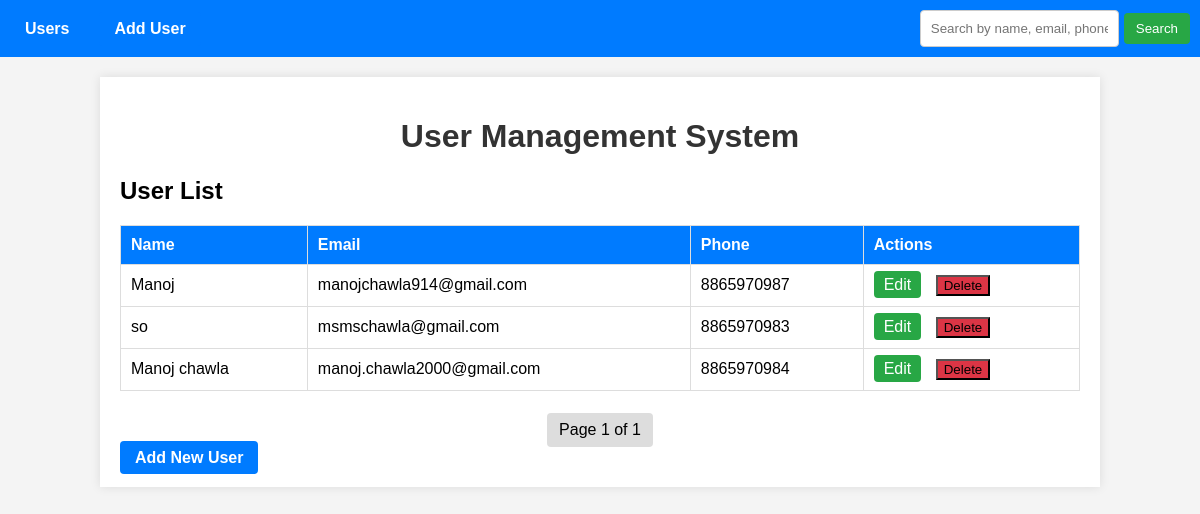
Before: / with the older database file.
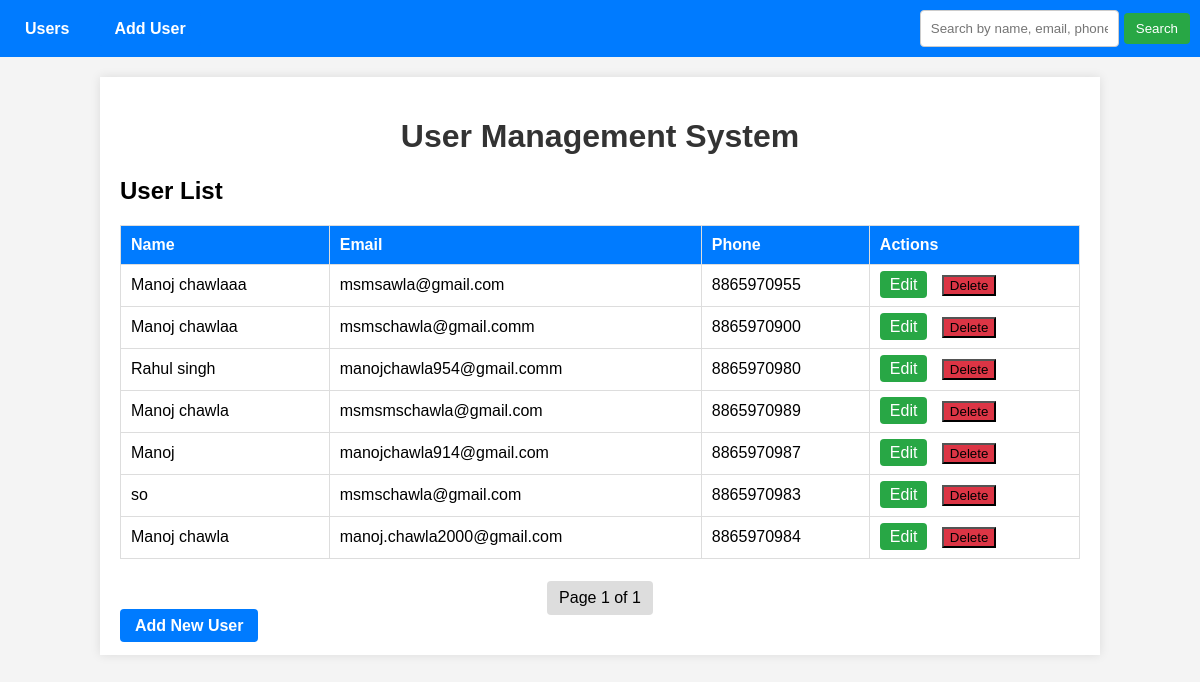
After: the same page with the newer database file.
### users/models.py (models this page shows, shortened)
class User(models.Model):
    name = models.CharField(max_length=100)
    email = models.EmailField(unique=True)
    phone_no = models.CharField(max_length=15)

### users/views.py (the view)
# urls.py: path('', views.user_list, name='user_list'),
def user_list(request):
    query = request.GET.get('q', '').strip()
    users = User.objects.all().order_by('-id')
    if query:
        users = users.filter(
            Q(name__icontains=query) |
            Q(email__icontains=query) |
            Q(phone_no__icontains=query)
        )
    paginator = Paginator(users, 10)
    page_number = request.GET.get('page')
    page_users = paginator.get_page(page_number)
    return render(request, 'users/user_list.html', {'users': page_users, 'query': query})

### users/templates/users/user_list.html (shortened to what this page needs)
{% extends 'base.html' %}
{% block content %}
<h2>User List</h2>
<table>
    <thead>
        <tr>
            <th>Name</th>
            <th>Email</th>
            <th>Phone</th>
            <th class="actions">Actions</th>
        </tr>
    </thead>
    <tbody>
        {% for user in users %}
        <tr>
            <td>{{ user.name }}</td>
            <td>{{ user.email }}</td>
            <td>{{ user.phone_no }}</td>
            <td class="actions">
                <a href="{% url 'update_user' user.id %}" class="edit-btn">Edit</a>
                <form method="POST" action="{% url 'delete_user' user.id %}" style="display:inline;">
                    <button type="submit" class="delete-btn" onclick="return confirm('Are you sure you want to delete this user?');">Delete</button>
                </form>
            </td>
        </tr>
        {% empty %}
        <tr>
            <td colspan="4">No users found.</td>
        </tr>
        {% endfor %}
    </tbody>
</table>
<div class="pagination">
    <span>Page {{ users.number }} of {{ users.paginator.num_pages }}</span>
</div>
<a href="{% url 'create_user' %}" class="add-user-btn">Add New User</a>
{% endblock %}

### users/templates/base.html (shortened to what this page needs)
<!DOCTYPE html>
<html lang="en">
<head>
</head>
<body>
    <nav>
        <div class="nav-links">
            <a href="{% url 'user_list' %}">Users</a>
            <a href="{% url 'create_user' %}" class="add-user-btn">Add User</a>
        </div>
        <form method="GET" action="{% url 'user_list' %}" class="search-bar">
            <input type="text" name="q" placeholder="Search by name, email, phone..." value="{{ query }}">
            <button type="submit">Search</button>
        </form>
    </nav>
    <div class="container">
        <h1>User Management System</h1>
        {% block content %}{% endblock %}
    </div>
</body>
</html>

### users/templates/base.html (style rules this page uses)
body { font-family: Arial, sans-serif; margin: 0; padding: 0; background-color: #f4f4f4; }
.container { width: 80%; margin: 20px auto; background: #fff; padding: 20px; box-shadow: 0 0 10px rgba(0, 0, 0, 0.1); }
h1 { color: #333; text-align: center; }
nav { background-color: #007bff; padding: 10px; display: flex; justify-content: space-between; align-items: center; }
.nav-links { display: flex; gap: 15px; }
nav a { color: white; text-decoration: none; font-weight: bold; padding: 8px 15px; border-radius: 4px; }
.search-bar { display: flex; align-items: center; gap: 5px; }
.search-bar input { padding: 8px; border: 1px solid #ccc; border-radius: 4px; }
.search-bar button { padding: 8px 12px; border: none; background-color: #28a745; color: white; border-radius: 4px; cursor: pointer; }
table { width: 100%; border-collapse: collapse; margin-top: 20px; }
table, th, td { border: 1px solid #ddd; }
th, td { padding: 10px; text-align: left; }
th { background-color: #007bff; color: white; }
.actions a { margin-right: 10px; padding: 5px 10px; border-radius: 4px; color: white; text-decoration: none; }
.edit-btn { background-color: #28a745; }
.delete-btn { background-color: #dc3545; }
.add-user-btn { background-color: #007bff; color: white; padding: 8px 15px; border-radius: 4px; text-decoration: none; font-weight: bold; }
.pagination { text-align: center; margin-top: 20px; }
.pagination a, .pagination span { display: inline-block; padding: 8px 12px; margin: 2px; text-decoration: none; background: #007bff; color: white; border-radius: 4px; }
.pagination span { background: #ddd; color: black; }
input[type="text"], input[type="email"] { width: 100%; padding: 10px; border: 1px solid #ccc; border-radius: 4px; }

Changed rows visible on the page:
added User: name "Manoj chawlaaa", email "msmsawla@gmail.com", phone_no "8865970955"
added User: name "Manoj chawlaa", email "msmschawla@gmail.comm", phone_no "8865970900"
added User: name "Rahul singh", email "manojchawla954@gmail.comm", phone_no "8865970980"
added User: name "Manoj chawla", email "msmsmschawla@gmail.com", phone_no "8865970989"
